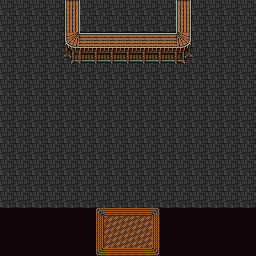

A level layout from a 2D game, rendered from its tile map. Below: a short description, then the map file with its tile-grid data intact:
An orthogonal 16x16 tile map with 16x16 px tiles, 2 tile layers (bg, fg) and 1 object (trigger).

<map version="1.0" orientation="orthogonal" width="16" height="16" tilewidth="16" tileheight="16">
 <tileset firstgid="1" name="FF6MapTileCitiesTown" tilewidth="16" tileheight="16">
  <image source="FF6MapTileCitiesTown.png" width="800" height="1040" />
 </tileset>
 <layer name="bg" width="16" height="16">
  <data encoding="csv">
2216,2216,2216,2216,2216,2216,2216,2216,2216,2216,2216,2216,2216,2216,2216,2216,
2216,2216,2216,2216,2216,2216,2216,2216,2216,2216,2216,2216,2216,2216,2216,2216,
2216,2216,2216,2216,2216,2216,2216,2216,2216,2216,2216,2216,2216,2216,2216,2216,
2216,2216,2216,2216,2216,2216,2216,2216,2216,2216,2216,2216,2216,2216,2216,2216,
2216,2216,2216,2216,2216,2216,2216,2216,2216,2216,2216,2216,2216,2216,2216,2216,
2216,2216,2216,2216,2216,2216,2216,2216,2216,2216,2216,2216,2216,2216,2216,2216,
2216,2216,2216,2216,2216,2216,2216,2216,2216,2216,2216,2216,2216,2216,2216,2216,
2216,2216,2216,2216,2216,2216,2216,2216,2216,2216,2216,2216,2216,2216,2216,2216,
2216,2216,2216,2216,2216,2216,2216,2216,2216,2216,2216,2216,2216,2216,2216,2216,
2216,2216,2216,2216,2216,2216,2216,2216,2216,2216,2216,2216,2216,2216,2216,2216,
2216,2216,2216,2216,2216,2216,2216,2216,2216,2216,2216,2216,2216,2216,2216,2216,
2216,2216,2216,2216,2216,2216,2216,2216,2216,2216,2216,2216,2216,2216,2216,2216,
2216,2216,2216,2216,2216,2216,2216,2216,2216,2216,2216,2216,2216,2216,2216,2216,
2216,2216,2216,2216,2216,2216,2958,2959,2959,2960,2216,2216,2216,2216,2216,2216,
2216,2216,2216,2216,2216,2216,3008,3009,3009,3010,2216,2216,2216,2216,2216,2216,
2216,2216,2216,2216,2216,2216,3058,3059,3059,3060,2216,2216,2216,2216,2216,2216
</data>
 </layer>
 <layer name="fg" width="16" height="16">
  <data encoding="csv">
0,0,0,0,2015,0,0,0,0,0,0,2016,0,0,0,0,
0,0,0,0,2065,0,0,0,0,0,0,2066,0,0,0,0,
0,0,0,0,2115,2215,2215,2215,2215,2215,2215,2116,0,0,0,0,
0,0,0,0,2165,2265,2265,2265,2265,2265,2265,2166,0,0,0,0,
0,0,0,0,0,0,0,0,0,0,0,0,0,0,0,0,
0,0,0,0,0,0,0,0,0,0,0,0,0,0,0,0,
0,0,0,0,0,0,0,0,0,0,0,0,0,0,0,0,
0,0,0,0,0,0,0,0,0,0,0,0,0,0,0,0,
0,0,0,0,0,0,0,0,0,0,0,0,0,0,0,0,
0,0,0,0,0,0,0,0,0,0,0,0,0,0,0,0,
0,0,0,0,0,0,0,0,0,0,0,0,0,0,0,0,
0,0,0,0,0,0,0,0,0,0,0,0,0,0,0,0,
0,0,0,0,0,0,0,0,0,0,0,0,0,0,0,0,
1652,1652,1652,1652,1652,1652,0,0,0,0,1652,1652,1652,1652,1652,1652,
1652,1652,1652,1652,1652,1652,0,0,0,0,1652,1652,1652,1652,1652,1652,
1652,1652,1652,1652,1652,1652,0,0,0,0,1652,1652,1652,1652,1652,1652
</data>
 </layer>
 <objectgroup name="triggers" width="16" height="16">
  <object name="Shop Exit" type="trigger" x="96" y="208" width="64" height="48">
   <properties>
    <property name="mapName" value="town" />
    <property name="xPosition" value="20" />
    <property name="yPosition" value="23" />
   </properties>
  </object>
 </objectgroup>
</map>
